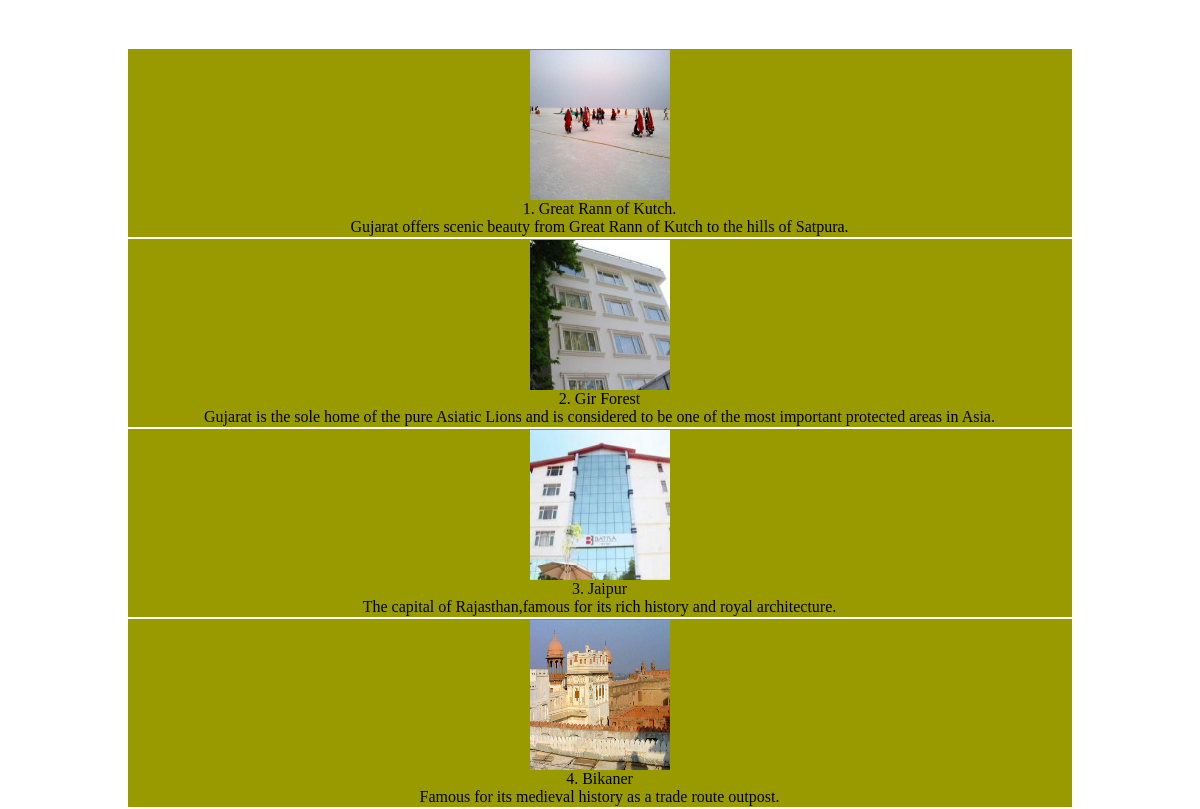
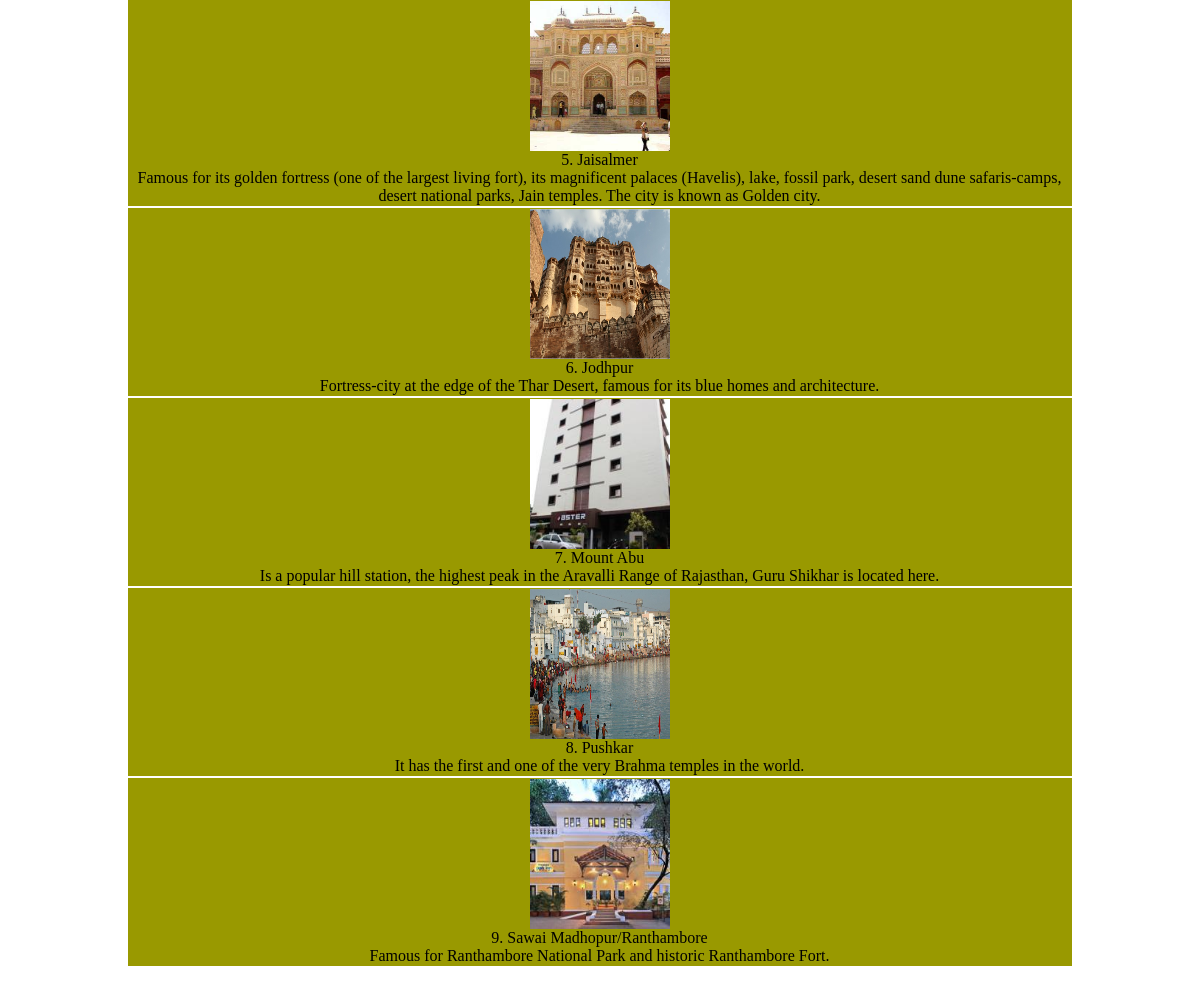
Screenshot of /php/touristspotss_details.php?val=4 with the database file from the repository (2 pictures, top to bottom).
### tables this page shows
CREATE TABLE `touristspot_details` (
  `ts_id` int(11) NOT NULL,
  `ts_name` varchar(200) DEFAULT NULL,
  `ts_details` varchar(700) DEFAULT NULL,
  `p_id` int(11) DEFAULT NULL,
  `ts_img` varchar(50) DEFAULT NULL
);

### php/touristspotss_details.php (the view, shortened to what this page needs)
<html>
<head>
</head>
<body>
	<div id="container" >
 <?php
$link = mysqli_connect("localhost", "root", "", "travel_hotel_book");
$p_id=$_GET["val"];
	$query = "SELECT * FROM touristspot_details where p_id=$p_id";
if ($result = mysqli_query($link, $query)) {
   echo "<table width=900px align=center >";
    while ($row = mysqli_fetch_row($result)) {
	echo "<tr><td class=\"lf\"> ";
	echo "<img src=\"../image/t_spot/$row[0].jpg\" ><br>";
	echo "$row[1]<br/>$row[2]</td></tr>\n";
    }
    echo "</table>";
}
?>
 	</div>
</body>
</html>

### php/touristspotss_details.php (style rules this page uses)
#container { width:80%; margin:15px auto; padding:0px; }
img { width:140px; height:150px; }
td.lf { width:150px; margin-left:0px; padding-left:0px; background-color:#999900; text-align:center; }
table { margin-top: 5%; width: 100%; text-align: justify; }

### rows the page displays
touristspot_details: shows a picture, ts_name "1. Great Rann of Kutch.", ts_details "Gujarat offers scenic beauty from Great Rann of Kutch to the hills of Satpura."
touristspot_details: shows a picture, ts_name "2. Gir Forest", ts_details "Gujarat is the sole home of the pure Asiatic Lions and is considered to be one of the most important protected areas in Asia."
touristspot_details: shows a picture, ts_name "3. Jaipur", ts_details "The capital of Rajasthan,famous for its rich history and royal architecture."
touristspot_details: shows a picture, ts_name "4. Bikaner", ts_details "Famous for its medieval history as a trade route outpost."
touristspot_details: shows a picture, ts_name "5. Jaisalmer", ts_details "Famous for its golden fortress (one of the largest living fort), its magnificent palaces (Havelis), lake, fossil park, desert sand dune safaris-camps, desert national parks, Jain temples. The city is known as Golden city."
touristspot_details: shows a picture, ts_name "6. Jodhpur", ts_details "Fortress-city at the edge of the Thar Desert, famous for its blue homes and architecture."
touristspot_details: shows a picture, ts_name "7. Mount Abu", ts_details "Is a popular hill station, the highest peak in the Aravalli Range of Rajasthan, Guru Shikhar is located here."
touristspot_details: shows a picture, ts_name "8. Pushkar", ts_details "It has the first and one of the very Brahma temples in the world."
touristspot_details: shows a picture, ts_name "9. Sawai Madhopur/Ranthambore", ts_details "Famous for Ranthambore National Park and historic Ranthambore Fort."
